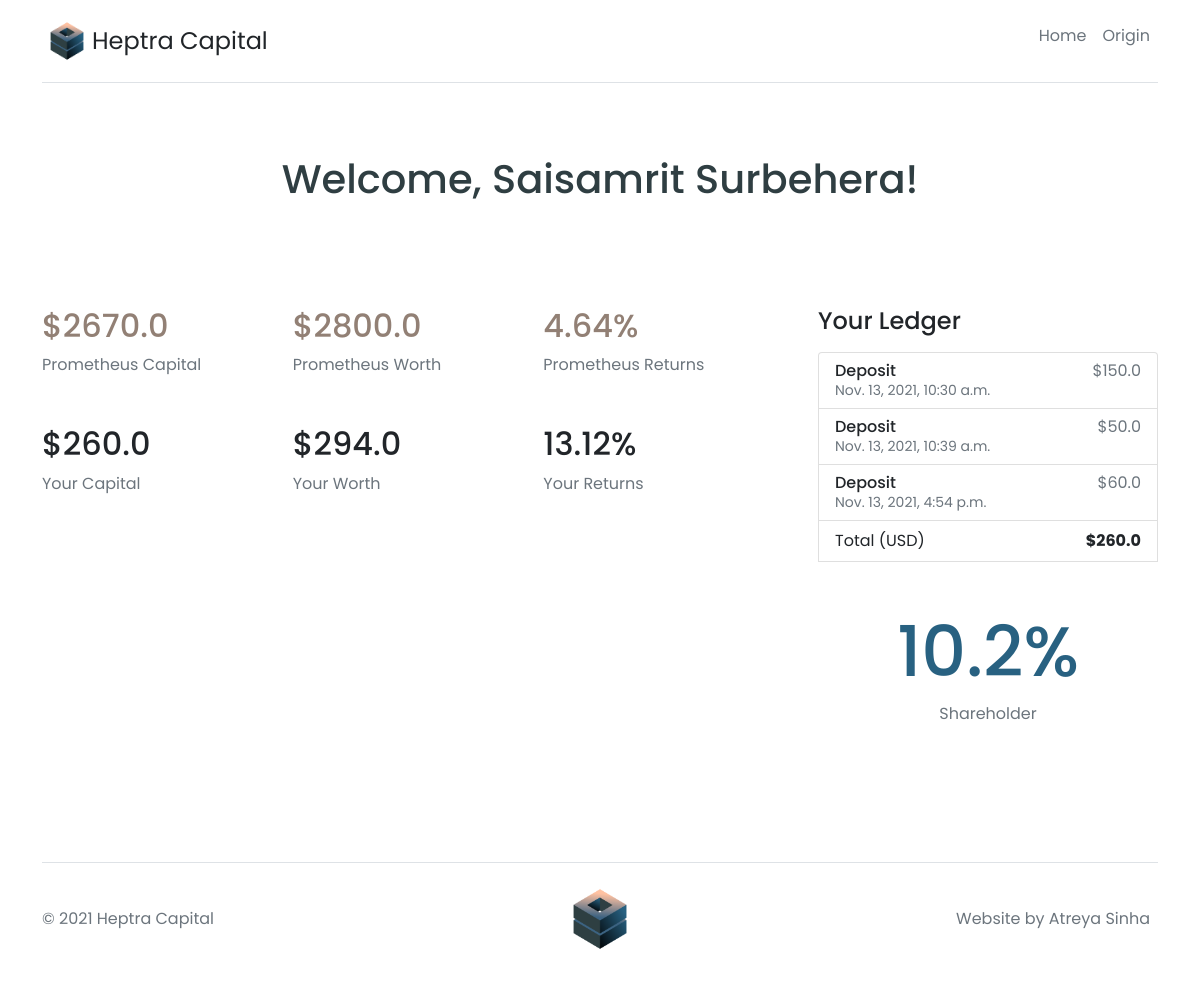
The page /dashboard/9 on the database as committed earlier.
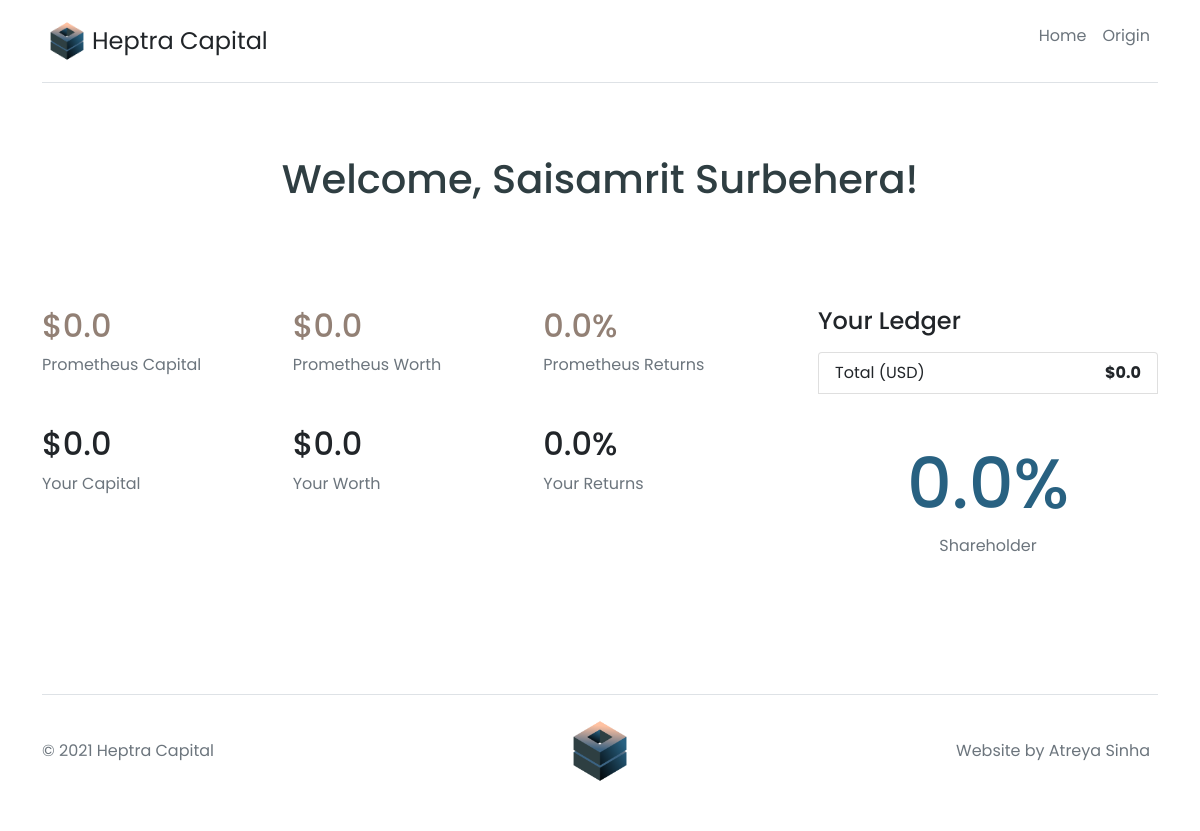
The same page on the database as committed later.
### sscapital/models.py (models this page shows, shortened)
class Ledger(models.Model):
    investor = models.ForeignKey(Investors, on_delete=models.CASCADE)
    money_moved = models.FloatField(default=0.0)
    timestamp = models.DateTimeField(auto_now_add=True)
    transaction = models.CharField(choices=CHOOSE_MONEY_STATUS, max_length=50, default='Deposit')

class Financials(models.Model):
    investor = models.ForeignKey(Investors, on_delete=models.CASCADE)
    capital_invested = models.FloatField(default=0.0)
    market_value = models.FloatField(default=0.0)
    returns = models.FloatField(default=0.0)
    shareholder = models.FloatField(default=0.0)

class Prometheus(models.Model):
    capital = models.FloatField(default=0.0)
    value = models.FloatField(default=0.0)
    returns = models.FloatField(default=0.0)

### sscapital/views.py (the view)
# urls.py: path('dashboard/<int:pk>', views.Dashboard.as_view(), name='dashboard'),
class Dashboard(View):
    def get(self, request, pk):
        investor = Investors.objects.get(id=pk)
        financials = Financials.objects.get(investor=investor.id)
        ledger = Ledger.objects.filter(investor=investor.id)
        prometheus = Prometheus.objects.get(id=1)
        return render(request, 'dashboard.html', {'prometheus': prometheus, 'investor': investor, 'ledger': ledger, 'financials': financials})

### templates/dashboard.html (shortened to what this page needs)
{% extends 'base.html' %} {% load static %} {% block content %}
<h1 class="text-center py-5" style="color: #2F3E42ff;">Welcome, {{investor.full_name}}!</h1>
<section>
    <div class="container">
        <div class="row g-5 py-5">
            <div class="col-md-5 col-lg-4 order-md-last">
                <h4 class="d-flex justify-content-between align-items-center mb-3">
                    <span class="text-dark">Your Ledger</span>
                </h4>
                <ul class="list-group mb-3">
                    {% for l in ledger %}
                    <li class="list-group-item d-flex justify-content-between lh-sm">
                        <div>
                            <h6 class="my-0">{{l.transaction}}</h6>
                            <small class="text-muted">{{l.timestamp}}</small>
                        </div>
                        <span class="text-muted">${{l.money_moved}}</span>
                    </li>
                    {% endfor %}
                    <li class="list-group-item d-flex justify-content-between">
                        <span>Total (USD)</span>
                        <strong>${{financials.capital_invested}}</strong>
                    </li>
                    <div class="container text-center py-5">
                        <h1 style="font-size: 70px; color: #286181ff;">{{financials.shareholder}}%</h1>
                        <span class="text-muted">Shareholder</span>
                    </div>
                </ul>
            </div>
            <div class="col-md-7 col-lg-8">
                <div class="row">
                    <div class="col-lg-4">
                        <h2 style="color: #928075ff;">${{prometheus.capital}}</h2>
                        <span class="text-muted">Prometheus Capital</span>
                    </div>
                    <div class="col-lg-4">
                        <h2 style="color: #928075ff;><i class="fas fa-code-branch" aria-hidden="true"></i>${{prometheus.value}}</h2>
                        <span class="text-muted">Prometheus Worth</span>
                    </div>
                    <div class="col-lg-4">
                        <h2 style="color: #928075ff;><i class="far fa-building" aria-hidden="true"></i>{{prometheus.returns}}%</h2>
                        <span class="text-muted">Prometheus Returns</span>
                    </div>
                </div>
                <div class="row py-5">
                    <div class="col-lg-4">
                        <h2>${{financials.capital_invested}}</h2>
                        <span class="text-muted">Your Capital</span>
                    </div>
                    <div class="col-lg-4">
                        <h2>${{financials.market_value}}</h2>
                        <span class="text-muted">Your Worth</span>
                    </div>
                    <div class="col-lg-4">
                        <h2>{{financials.returns}}%</h2>
                        <span class="text-muted">Your Returns</span>
                    </div>
                </div>
            </div>
        </div>
    </div>
</section>
{% endblock %}

Rows that differ between the two databases and show on the page:
removed Ledger: transaction "Deposit", timestamp "Nov. 13, 2021, 10:30 a.m.", money_moved "150.0"
removed Ledger: transaction "Deposit", timestamp "Nov. 13, 2021, 10:39 a.m.", money_moved "50.0"
removed Ledger: transaction "Deposit", timestamp "Nov. 13, 2021, 4:54 p.m.", money_moved "60.0"
changed Financials: capital_invested "260.0" → "0.0"; shareholder "10.2" → "0.0"; market_value "294.0" → "0.0"; returns "13.12" → "0.0"
changed Prometheus: capital "2670.0" → "0.0"; value "2800.0" → "0.0"; returns "4.64" → "0.0"
